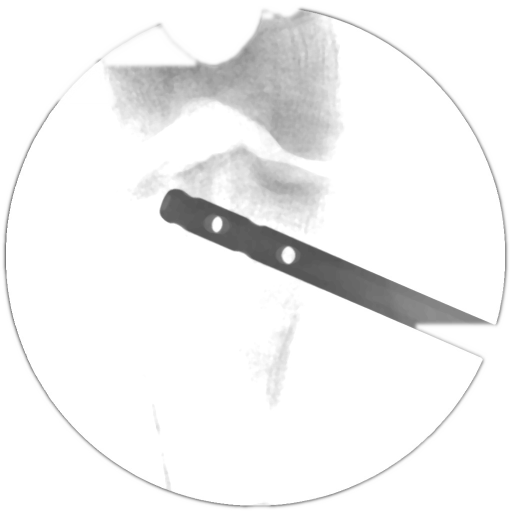
#> input picture Feature Point Detection/second_step/31.jpg, 1024 x 1024 px, found by its file name (shown at 1/2 size)
$ python contour_normalize.py
#> lines starting #> are read from the running program, lines starting #| are printed output that depends on the picture; after the words box and inside, x2 and y2 are one past the last pixel; in counts of white or black regions, pixels touching at a corner belong together; long printed decimals are rounded
import cv2
from numpy import percentile
import imutils
import matplotlib.pyplot as plt
import numpy as np

img = cv2.imread('../background_ver2/image/first_output/31.jpg')
#> img is the input picture: shape (1024, 1024, 3); min 82, max 255, mean 242.2
out = cv2.imread('../background_ver2/image/second_output/31.jpg')
out = cv2.cvtColor(out, cv2.COLOR_RGB2GRAY)
output = np.array(out)

height, width = output.shape
#> height = 1024; width = 1024
print(height, width)
#| 1024 1024

# lower = percentile(img, 0)
# higher = percentile(img, 100)
# cv2.normalize(img, img, lower-100, higher+500, cv2.NORM_MINMAX)

gray = cv2.cvtColor(img, cv2.COLOR_RGB2GRAY)

ret, binary = cv2.threshold(gray, 127, 255, cv2.THRESH_BINARY)
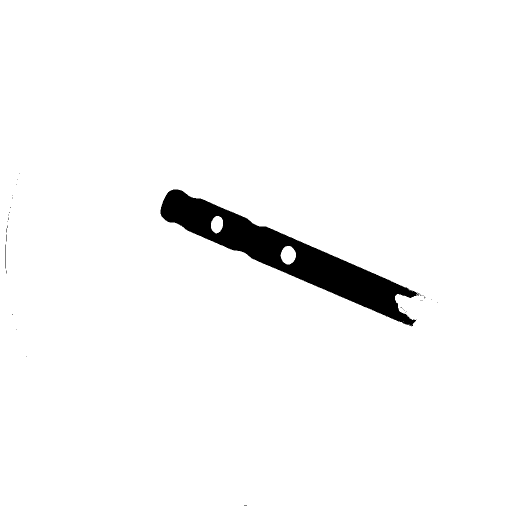
#> binary: shape (1024, 1024) (shown at 1/2 size); 96.7% white; 38 black regions (36 under 20 px), largest, box (x1, y1, x2, y2) and area: (321, 379, 839, 653) 34118, (11, 489, 12, 537) 48
binary = cv2.bitwise_not(binary)
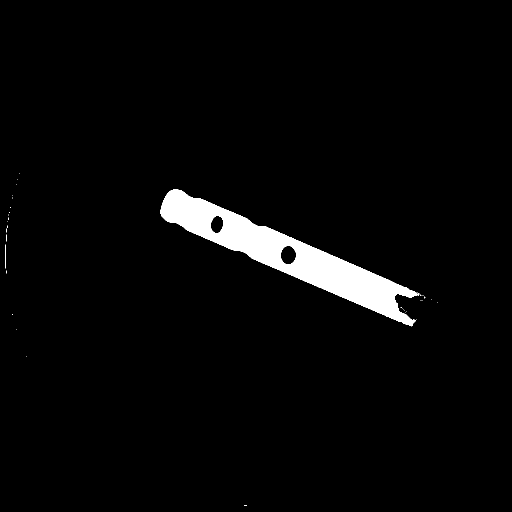
#> binary: shape (1024, 1024) (shown at 1/2 size); 3.3% white; 38 white regions (36 under 20 px)

contours, hierarchy = cv2.findContours(binary, cv2.RETR_CCOMP, cv2.CHAIN_APPROX_NONE)
#> contours = 50 contours, 47 with area under 20; largest, box (x1, y1, x2, y2) and area: (321, 379, 839, 653) 35060, (560, 491, 593, 530) 919, (421, 431, 447, 468) 697

CANNY_THRESH_1 = 40
CANNY_THRESH_2 = 100

edges = cv2.Canny(gray, CANNY_THRESH_1, CANNY_THRESH_2)
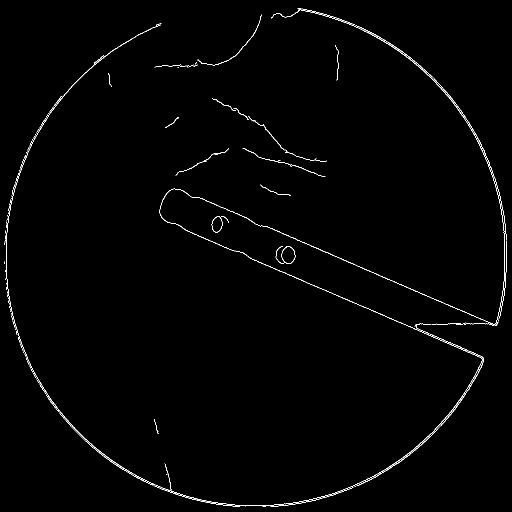
#> edges: shape (1024, 1024) (shown at 1/2 size); 0.9% white in thin lines or dots
edges = cv2.dilate(edges, None)
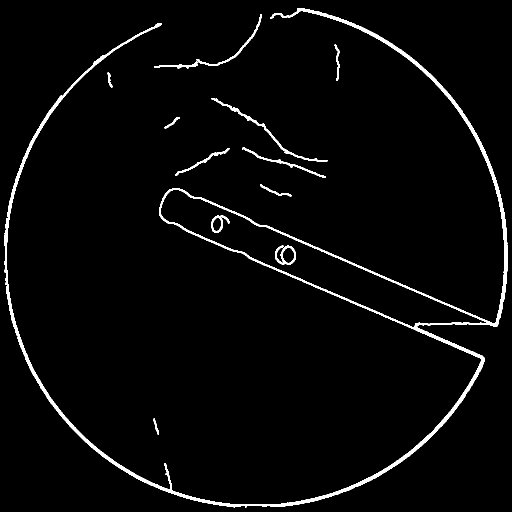
#> edges: shape (1024, 1024) (shown at 1/2 size); 2.8% white; 13 white regions, largest, box (x1, y1, x2, y2) and area: (8, 16, 1015, 1015) 24199, (423, 196, 655, 324) 1162, (393, 28, 524, 132) 710
edges = cv2.erode(edges, None)
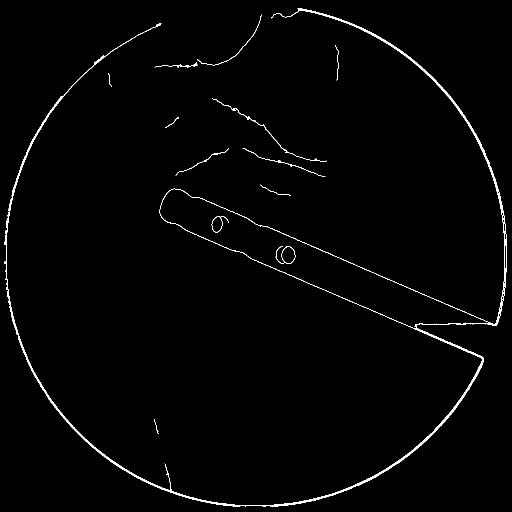
#> edges: shape (1024, 1024) (shown at 1/2 size); 1.3% white; 15 white regions

contour_info = []
contours, hierarchy = cv2.findContours(edges, cv2.RETR_CCOMP, cv2.CHAIN_APPROX_NONE)
#> contours = 33 contours, 14 with area under 20; largest, box (x1, y1, x2, y2) and area: (9, 17, 1014, 1014) 51434, (319, 377, 977, 658) 43088, (562, 492, 591, 528) 718, (563, 493, 591, 528) 685, (423, 432, 445, 465) 504
for c in contours:
    contour_info.append([
        c,
        cv2.isContourConvex(c),
        cv2.contourArea(c),
    ])
#> this loop made 33 passes
#> after the loop, contour_info = 33 items
contour_info = sorted(contour_info, key=lambda c: c[2], reverse=True)

for area in range(len(contour_info)) :
    print(contour_info[area][2])

print("result")

# 원하는 area size만큼의 contour들을 draw하고 해당 index와 area size를 출력하는 부분
for area in range(len(contour_info)) :
    if(contour_info[area][2] <= 1100.0 and contour_info[area][2] >= 200.0) :
        print(str(contour_info[area][2])+"("+str(area)+")")
        if (area == 4 or area == 5) :
            cv2.drawContours(img, contour_info[area], 0, (0, 0, 255), 5)
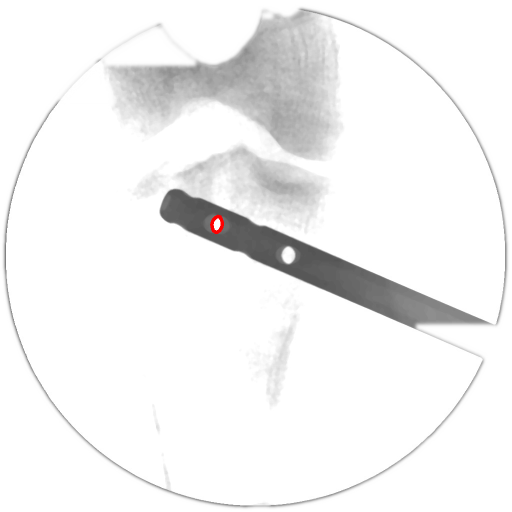
#> img: shape (1024, 1024, 3) (shown at 1/2 size); 0.05% of pixels changed, all inside (x1, y1, x2, y2) = (420, 429, 448, 468)

# 전체 contour를 그리는 코드(해당 코드는 contour들이 sorting되어있지 않음)
# for i in range(len(contours)) :
#     cv2.drawContours(img, [contours[i]], 0, (0, 0, 255), 5)

# contours[hierarchy][duplcated_list][point]
sum1 = 0
sum2 = 0

print("first")
for i in range(len(contour_info[4][0])) :
    x, y = contour_info[4][0][i][0]
    sum1 = sum1 + output[y][x]
    print(x, y, output[y][x])
#> this loop made 77 passes
#> (x, y, sum1) on passes 1 to 12: (435, 432, 171), (434, 433, 360), (433, 433, 533), (432, 434, 722), (431, 434, 891), (430, 435, 1067), (429, 436, 1244), (428, 437, 1422), (427, 438, 1596), (426, 439, 1754), (426, 440, 1936), (425, 441, 2105)
#| 435 432 171
#| 434 433 189
#| 433 433 173
#| 432 434 189
#| 431 434 169
#| 430 435 176
#| 429 436 177
#| 428 437 178
#> (further printed lines are left out)
#> after the loop, sum1 = 13835

print("second")
for j in range(len(contour_info[5][0])) :
    x, y = contour_info[5][0][j][0]
    sum2 = sum2 + output[y][x]
    print(x, y, output[y][x])
#> this loop made 72 passes
#> (x, y, sum2) on passes 1 to 12: (433, 434, 208), (434, 433, 397), (435, 433, 597), (436, 433, 797), (437, 433, 980), (438, 433, 1151), (439, 434, 1329), (440, 435, 1513), (440, 436, 1727), (441, 437, 1929), (442, 438, 2121), (442, 439, 2339)
#| 433 434 208
#| 434 433 189
#| 435 433 200
#| 436 433 200
#| 437 433 183
#| 438 433 171
#| 439 434 178
#| 440 435 184
#> (further printed lines are left out)
#> after the loop, sum2 = 13915

ave1 = sum1 / len(contour_info[4][0])
#> ave1 = 179.7
ave2 = sum2 / len(contour_info[5][0])
#> ave2 = 193.3

print(ave1, ave2)
#| 179.675 193.264
#
# # src = imutils.resize(img, width=800)
cv2.imwrite("contour.jpg", img)
# [6 lines of commented-out code are left out]

$ run again, with Feature Point Detection/second_step/11.jpg copied over Feature Point Detection/second_step/31.jpg
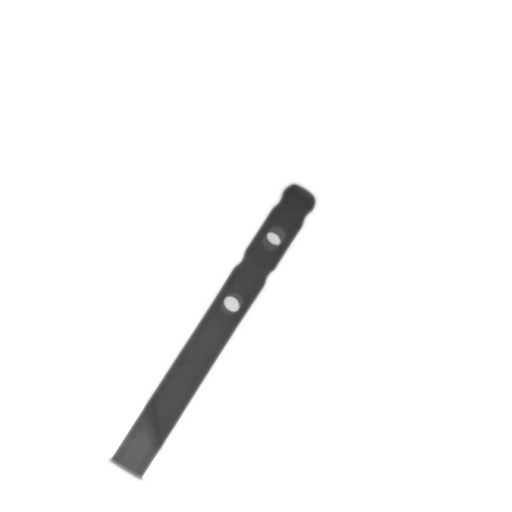
#> input picture Feature Point Detection/second_step/11.jpg, 1024 x 1024 px, found by its file name (shown at 1/2 size)
#> img is the input picture: shape (1024, 1024, 3); min 55, max 255, mean 247.5
#| 1024 1024
#> `binary = cv2.bitwise_not(binary)`:
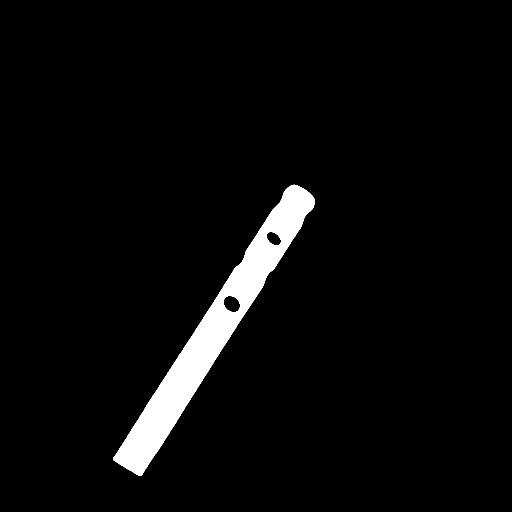
#> binary: shape (1024, 1024) (shown at 1/2 size); 4% white; 1 white region
#> `contours, hierarchy = cv2.findContours(binary, cv2.RETR_CCOMP, cv2.CHA..`: contours = 3 contours; box (x1, y1, x2, y2) and area: (226, 369, 630, 952) 42898, (446, 591, 481, 625) 846, (532, 463, 563, 492) 570
#> `contours, hierarchy = cv2.findContours(edges, cv2.RETR_CCOMP, cv2.CHAI..`: contours = 10 contours; largest, box (x1, y1, x2, y2) and area: (218, 369, 631, 959) 46250, (223, 369, 631, 954) 45184, (447, 592, 480, 624) 742, (447, 592, 480, 623) 708, (533, 454, 562, 491) 511
#> the loop `for c in contours:` made 10 passes
#> after the loop `for c in contours:`: contour_info = 10 items
#> the loop `for area in range(len(contour_info)) :` made 10 passes
#| 46250.0
#| 45184.5
#| 741.5
#| 708.0
#| 511.0
#> (further printed lines are left out)
#> after the loop `for area in range(len(contour_info)) :`:
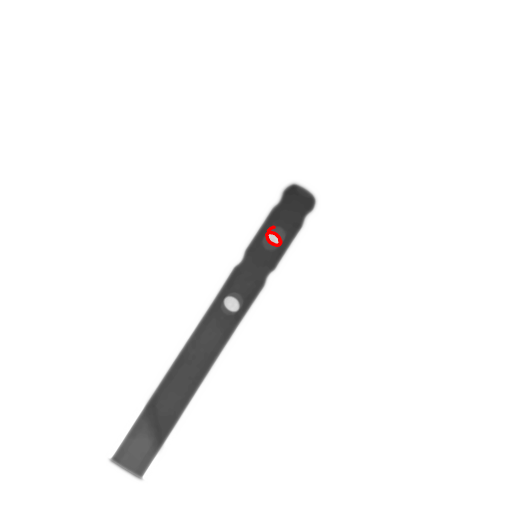
#> img: shape (1024, 1024, 3) (shown at 1/2 size); 0.07% of pixels changed, all inside (x1, y1, x2, y2) = (530, 451, 565, 494)
#> the loop `for i in range(len(contour_info[4][0])) :` made 104 passes
#> (x, y, sum1) on passes 1 to 8: (545, 454, 78), (544, 455, 157), (543, 455, 234), (542, 456, 313), (541, 456, 388), (540, 457, 465), (539, 458, 541), (538, 459, 617)
#> (printed output is left out)
#> after the loop `for i in range(len(contour_info[4][0])) :`: sum1 = 12677
#> the loop `for j in range(len(contour_info[5][0])) :` made 73 passes
#> (x, y, sum2) on passes 1 to 8: (537, 465, 139), (538, 464, 264), (539, 464, 394), (540, 464, 525), (541, 465, 679), (542, 465, 833), (543, 465, 985), (544, 465, 1136)
#> (printed output is left out)
#> after the loop `for j in range(len(contour_info[5][0])) :`: sum2 = 10801
#> ave1 = 121.9
#> ave2 = 148
#| 121.894 147.959
